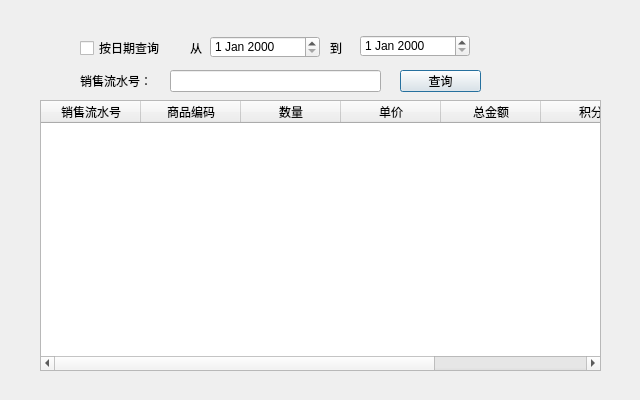
<?xml version="1.0" encoding="UTF-8"?>
<ui version="4.0">
 <class>SaleInfo</class>
 <widget class="QDialog" name="SaleInfo">
  <property name="geometry">
   <rect>
    <x>0</x>
    <y>0</y>
    <width>640</width>
    <height>400</height>
   </rect>
  </property>
  <property name="sizePolicy">
   <sizepolicy hsizetype="Fixed" vsizetype="Fixed">
    <horstretch>0</horstretch>
    <verstretch>0</verstretch>
   </sizepolicy>
  </property>
  <property name="minimumSize">
   <size>
    <width>640</width>
    <height>400</height>
   </size>
  </property>
  <property name="maximumSize">
   <size>
    <width>640</width>
    <height>400</height>
   </size>
  </property>
  <property name="windowTitle">
   <string>Dialog</string>
  </property>
  <widget class="QLabel" name="label">
   <property name="geometry">
    <rect>
     <x>190</x>
     <y>40</y>
     <width>16</width>
     <height>16</height>
    </rect>
   </property>
   <property name="text">
    <string>从</string>
   </property>
  </widget>
  <widget class="QTableWidget" name="tableWidget">
   <property name="geometry">
    <rect>
     <x>40</x>
     <y>100</y>
     <width>561</width>
     <height>271</height>
    </rect>
   </property>
   <column>
    <property name="text">
     <string>销售流水号</string>
    </property>
   </column>
   <column>
    <property name="text">
     <string>商品编码</string>
    </property>
   </column>
   <column>
    <property name="text">
     <string>数量</string>
    </property>
   </column>
   <column>
    <property name="text">
     <string>单价</string>
    </property>
   </column>
   <column>
    <property name="text">
     <string>总金额</string>
    </property>
   </column>
   <column>
    <property name="text">
     <string>积分</string>
    </property>
   </column>
   <column>
    <property name="text">
     <string>销售日期</string>
    </property>
   </column>
  </widget>
  <widget class="QLineEdit" name="saleNum">
   <property name="geometry">
    <rect>
     <x>170</x>
     <y>70</y>
     <width>211</width>
     <height>22</height>
    </rect>
   </property>
  </widget>
  <widget class="QCheckBox" name="checkBox">
   <property name="geometry">
    <rect>
     <x>80</x>
     <y>40</y>
     <width>91</width>
     <height>16</height>
    </rect>
   </property>
   <property name="text">
    <string>按日期查询</string>
   </property>
  </widget>
  <widget class="QPushButton" name="find1">
   <property name="geometry">
    <rect>
     <x>400</x>
     <y>70</y>
     <width>81</width>
     <height>22</height>
    </rect>
   </property>
   <property name="text">
    <string>查询</string>
   </property>
  </widget>
  <widget class="QLabel" name="label_2">
   <property name="geometry">
    <rect>
     <x>330</x>
     <y>40</y>
     <width>16</width>
     <height>16</height>
    </rect>
   </property>
   <property name="text">
    <string>到</string>
   </property>
  </widget>
  <widget class="QLabel" name="label_3">
   <property name="geometry">
    <rect>
     <x>80</x>
     <y>70</y>
     <width>81</width>
     <height>22</height>
    </rect>
   </property>
   <property name="text">
    <string>销售流水号：</string>
   </property>
  </widget>
  <widget class="QDateEdit" name="dateBegin">
   <property name="geometry">
    <rect>
     <x>210</x>
     <y>36</y>
     <width>110</width>
     <height>22</height>
    </rect>
   </property>
  </widget>
  <widget class="QDateEdit" name="dateEnd">
   <property name="geometry">
    <rect>
     <x>360</x>
     <y>35</y>
     <width>110</width>
     <height>22</height>
    </rect>
   </property>
  </widget>
 </widget>
 <resources/>
 <connections/>
</ui>
